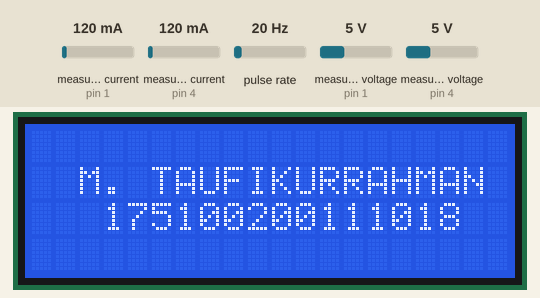
Simulated run of this sketch. Board: Arduino Uno, built with avr-gcc and run on an emulated ATmega328P. On the bench: 20×4 character LCD. Wiring (inferred from the names in the program): pulse sensor: data pin 2. Inputs (shaded band) come from the test bench; at power-on: measured current (sensors on pin 1, pin 4) 120 mA, pulse rate 20 Hz, measured voltage (sensors on pin 1, pin 4) 5 V.

Above: at 0.1 s.
At 5.2 s:
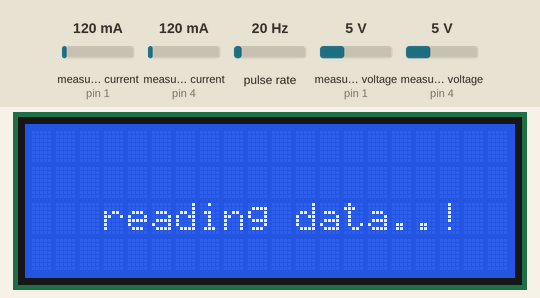
At 15.35 s:
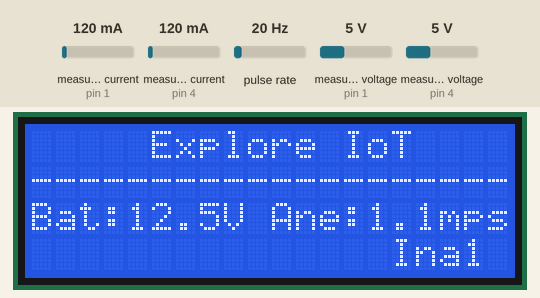
At 21.37 s:
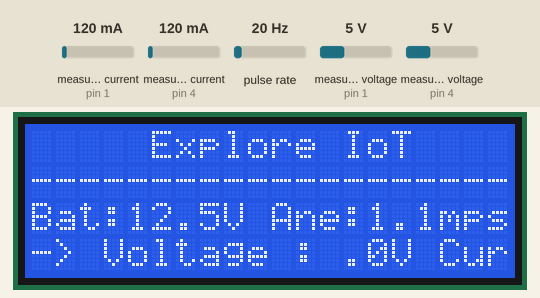
At 27.39 s:
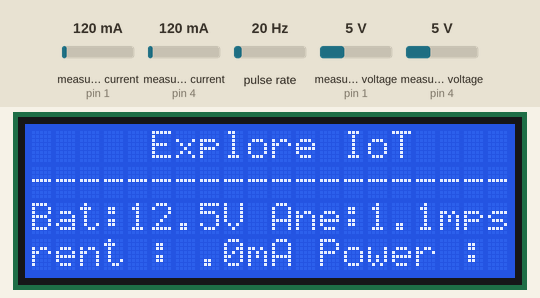
At 39.73 s:
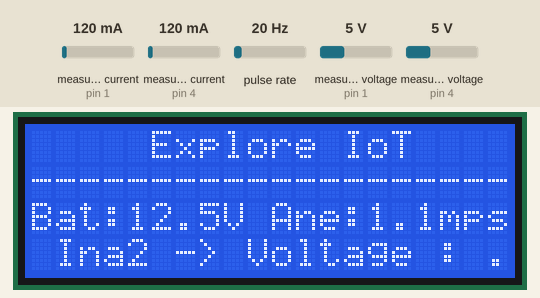

Measured:
- what the display in image 1 shows lasts 10.1 s, from 5.1 s to 15.2 s

The sketch:

arduino.ino
```cpp
#include <Wire.h>
#include <Adafruit_INA219.h>
#include <LiquidCrystal_I2C.h>

//buffer text for display
char buffer_text[140];
char v1[3], a1[3], p1[3], v2[3], a2[3], p2[3], bat[3], ane[3];

// vareable and function Sensor INA 219

Adafruit_INA219 ina219_1 (0x41);
Adafruit_INA219 ina219_2 (0x44);

float voltage_1 = 0;
float current_1 = 0;
float power_1   = 0;

float voltage_2 = 0;
float current_2 = 0;
float power_2   = 0;


// variable sensor tegangan

const int voltageSensor = A2;
float vOUT = 0.0;
float vIN = 0.0;
float R1 = 30000.0;
float R2 = 7500.0;
int value = 0;

void battery(){
  value = analogRead(voltageSensor);
  vOUT = (value * 5.0) / 1024.0;
  vIN = vOUT / (R2/(R1+R2));
}

// vareable and function Anemometer

# define windPin 2            // pin conection
const float pi  = 3.14159265; // pi number
int period      = 10000;      // Measurement period (miliseconds)
int delaytime   = 10000;      // Time between samples (miliseconds)
int radio       = 80;         // Distance from center windmill to outer cup (mm)
int jml_celah   = 18;         // jumlah celah sensor

unsigned int Sample  = 0;     // Sample number
unsigned int counter = 0;     // B/W counter for sensor
unsigned int RPM     = 0;     // Revolutions per minute
float speedwind      = 0;     // Wind speed (m/s)

void windvelocity() {
  speedwind = 0;
  counter = 0;
  attachInterrupt(0, addcount, CHANGE);
  unsigned long millis();
  long startTime = millis();
  while (millis() < startTime + period) {}
  detachInterrupt(1);
}

void RPMcalc() {
  RPM = ((counter / jml_celah) * 60) / (period / 1000); // Calculate revolutions per minute (RPM)
}

void WindSpeed() {
  speedwind = ((2 * pi * radio * RPM) / 60) / 1000; // Calculate wind speed on m/s
}

void addcount() {
  counter++;
}


// variable and function LCD

LiquidCrystal_I2C lcd(0x27, 20, 4);

int Li          = 21;
int Lii         = 1;
int Ri          = -1;
int Rii         = -1;

String Scroll_LCD_Left(String StrDisplay) {
  String result;
  String StrProcess = "                " + StrDisplay + "                ";
  result = StrProcess.substring(Li, Lii);
  Li++;
  Lii++;
  if (Li > StrProcess.length()) {
    Li = 20;
    Lii = 0;
  }
  return result;
}

void Clear_Scroll_LCD_Left() {
  Li = 20;
  Lii = 0;
}

void tmpLCD() {
  static uint32_t pM;
  static uint32_t x;
  int fullScroll = 140;

  if ((millis() - pM) > 300) {

    pM = millis();

    lcd.setCursor(5, 0);
    lcd.print("Explore IoT");

    lcd.setCursor(0, 1);
    lcd.print("--------------------");

    dtostrf(vIN,  -3, 1, bat);
    lcd.setCursor(0, 2);
    sprintf(buffer_text, "Bat:%sV", bat);
    lcd.print(buffer_text);

    dtostrf(speedwind, -3, 1, ane);
    lcd.setCursor(10, 2);
    sprintf(buffer_text, "Ane:%smps", ane);
    lcd.print(buffer_text);

    dtostrf(voltage_1, -3, 1, v1);
    dtostrf(current_1, -3, 1, a1);
    dtostrf(power_1,  -3, 1, p1);
    dtostrf(voltage_2, -3, 1, v2);
    dtostrf(current_2, -3, 1, a2);
    dtostrf(power_2,  -3, 1, p2);

    lcd.setCursor(0, 3);
    sprintf(buffer_text, "Ina1 -> Voltage : %sV Current : %smA Power : %smW                    Ina2 -> Voltage : %sV Current : %smA Power : %smW                 ", v1, a1, p1, v2, a2, p2);
    lcd.print(Scroll_LCD_Left(buffer_text));

    if (x < fullScroll) {
      ++x;
    } else {
      x = 0;
      bacaData();
      sendData();
      return ;
    }

  }
}


void setup(void) {

  // Serial Comunication
  Serial.begin(115200);

  // Setup LCD
  lcd.begin(20, 4);
  lcd.backlight();
  lcd.setCursor(2,1);
  lcd.print("M. TAUFIKURRAHMAN");
  lcd.setCursor(3,2);
  lcd.print("175100200111018");
  delay(5000);
  lcd.clear();

  // Sensor INA 219
  if (! ina219_1.begin()) {
    lcd.setCursor(0, 0);
    lcd.println("Failed find INA1");
    while (1) {
      delay(10);
    }
  }
  if (! ina219_2.begin()) {
    lcd.setCursor(0, 0);
    lcd.println("Failed find INA2");
    while (1) {
      delay(10);
    }
  }

  // reading data.
  bacaData();

  // Setup anemomiter
  pinMode(windPin, INPUT);
  digitalWrite(windPin, HIGH);

  //reset
  lcd.clear();

}

void bacaData() {
  lcd.setCursor(0, 2);
  lcd.print("   reading data..!  ");

  voltage_1 = ina219_1.getBusVoltage_V();
  current_1 = ina219_1.getCurrent_mA();
  power_1   = ina219_1.getPower_mW();

  voltage_2 = ina219_2.getBusVoltage_V();
  current_2 = ina219_2.getCurrent_mA();
  power_2   = ina219_2.getPower_mW();

  battery();

  windvelocity();
  RPMcalc();
  WindSpeed();
}

void sendData() {
  lcd.setCursor(0, 2);
  lcd.print("   sending data..!  ");
  dtostrf(vIN,  -3, 1, bat);
  dtostrf(speedwind, -3, 1, ane);
  dtostrf(voltage_1, -3, 1, v1);
  dtostrf(current_1, -3, 1, a1);
  dtostrf(power_1,  -3, 1, p1);
  dtostrf(voltage_2, -3, 1, v2);
  dtostrf(current_2, -3, 1, a2);
  dtostrf(power_2,  -3, 1, p2);
  sprintf(buffer_text, "ina1/%s/%s/%s\n", v1, a1, p1);
  Serial.print(buffer_text);
  delay(1000);
  sprintf(buffer_text, "ina2/%s/%s/%s\n", v2, a2, p2);
  Serial.print(buffer_text);
  delay(1000);
  sprintf(buffer_text, "anemo/%s\n", ane);
  Serial.print(buffer_text);
  delay(1000);
  sprintf(buffer_text, "bat/%s\n", bat);
  Serial.print(buffer_text);
  lcd.clear();
}


void loop(void) {
  tmpLCD();

}
```
